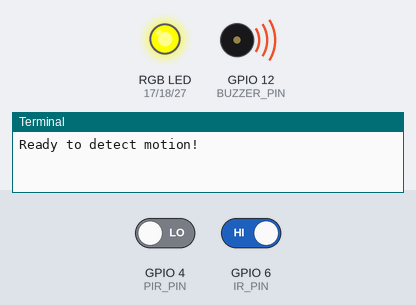
A program run on a simulated Raspberry Pi (BCM pin numbers). Shown: an RGB LED mixed from three pins (HIGH = lit), buzzer (waves = sounding, pin HIGH), the last lines printed to the terminal. The test bench sets the inputs (shaded band); at power-on: GPIO 4 (PIR_PIN) LOW, GPIO 6 (IR_PIN) HIGH. The camera gives no picture and a still takes 0.5 s; the clock reads 2024-03-15 10:24:30 at power-on unless the program sets it.

Above: at 1.2 s.
1.3 s: GPIO 4 (PIR_PIN) driven HIGH
At 2.3 s:
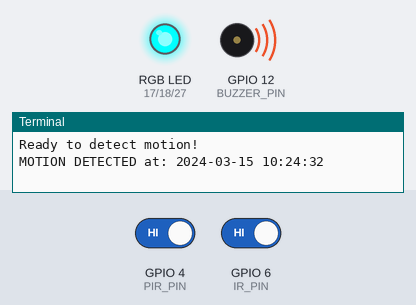
3.5 s: GPIO 6 (IR_PIN) driven LOW
At 4.7 s:
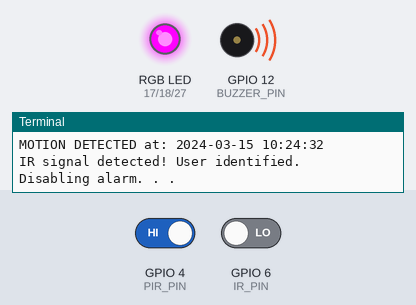
Timing chart, 0 to 6.5 s (numbered marks = the images above; inputs shaded):
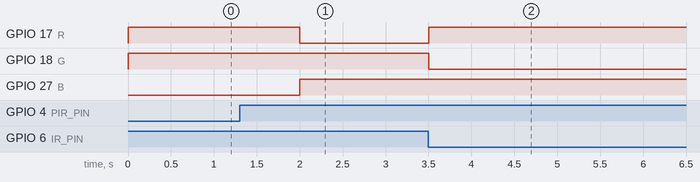

The program:

final_pir_code_v10.py
```python
# ExtremeGeneration.it

import RPi.GPIO as GPIO
import time
import datetime
import picamera


GPIO.setmode(GPIO.BCM)
# Specify Pin Numbers
PIR_PIN = 4
# RGB Led
R = 17  # red color Led
G = 18  # green color Led
B = 27  # blue color Led
# IR Receiver
IR_PIN = 6
# Buzzer
BUZZER_PIN = 12
# Camera
camera = picamera.PiCamera()
camera.vflip = True


def setup():
    # Set mode (number of pin as written on the breadboard)
    GPIO.setmode(GPIO.BCM)
    # PIR SENSOR pin
    GPIO.setup(PIR_PIN, GPIO.IN)
    # RGB LED pins
    GPIO.setup(R, GPIO.OUT)
    GPIO.setup(G, GPIO.OUT)
    GPIO.setup(B, GPIO.OUT)
    # IR RECEIVER
    GPIO.setup(IR_PIN, GPIO.IN, pull_up_down=GPIO.PUD_UP)
    # Buzzer pins
    GPIO.setup(BUZZER_PIN, GPIO.OUT)
    GPIO.output(BUZZER_PIN, GPIO.HIGH)
    # GPIO.add_event_detect(IR_PIN, GPIO.FALLING, callback=disable_alarm)
    set_blue()


# Functions for RGB LED
def set_blue():
    GPIO.output(R, GPIO.HIGH)
    GPIO.output(G, GPIO.HIGH)
    GPIO.output(B, GPIO.LOW)


def set_red():
    GPIO.output(B, GPIO.HIGH)
    GPIO.output(G, GPIO.HIGH)
    GPIO.output(R, GPIO.LOW)


def set_green():
    GPIO.output(B, GPIO.HIGH)
    GPIO.output(G, GPIO.LOW)
    GPIO.output(R, GPIO.HIGH)


def start_alarm():
    print('Set the alarm on')
    # Start the alarm
    GPIO.output(BUZZER_PIN, GPIO.LOW)
    # TODO: Add any other kind of functions you may need!
    # Allow the user to identify and switch off the alarm
    while True:
        if (GPIO.input(IR_PIN) == False):
            disable_alarm()
            break
    time.sleep(0.01)


# The user disabled alarm, wait for 5 minutes before start detecting motion
def disable_alarm():
    print('Disabling alarm. . .')
    try:
        camera.stop_recording()
    except:
        print('PiCamera is unavailable')
    # Cleanup the GPIO
    GPIO.cleanup()
    # Setup again the GPIO
    setup()
    # Set the green light
    set_green()
    # Set standby time
    idle_time = 60 * 5  # TODO: set idle time
    # Do nothing until the time is elapsed
    time.sleep(idle_time)
    set_blue()
    # Start to detect motion again
    motion_detection()


def one_minute_window(ts, st):
    try:
        camera.start_recording('/home/pi/Desktop/motion_' + st + '.h264')
    except:
        print('PiCamera is unavailable ')
    set_red()
    warning_time = 60 # Set seconds to allow the User to identify
    while (time.time() < ts + warning_time):
        # Check if we receive any IR signal from remote control
        if (GPIO.input(IR_PIN) == False):
            print('IR signal detected! User identified.')
            disable_alarm()
        time.sleep(0.01)
    # If user did not switch it off, start the alarm!
    start_alarm()


def motion_detection():
    # setup() #Set the GPIO
    print('Ready to detect motion!')
    # Each second check for motions
    while True:
        if GPIO.input(PIR_PIN):
            ts = time.time()
            st = datetime.datetime.fromtimestamp(ts).strftime('%Y-%m-%d %H:%M:%S')
            print('MOTION DETECTED at: ' + st)
            # one minutes to disable alarm
            one_minute_window(ts, st)
        time.sleep(1)


def destroy():
    GPIO.cleanup()
    camera.close()
    # setup()


if __name__ == "__main__":
    try:
        GPIO.cleanup()
        setup()
        motion_detection()
        # motion_thread.start()
    except KeyboardInterrupt:
        destroy()
```

Measured:
- after the input at 1.3 s, GPIO 17 (R): HIGH → LOW after 0.70 s; GPIO 27 (B): LOW → HIGH after 0.70 s
- after the input at 3.5 s, GPIO 17 (R): LOW → HIGH at once; GPIO 18 (G): HIGH → LOW at once
